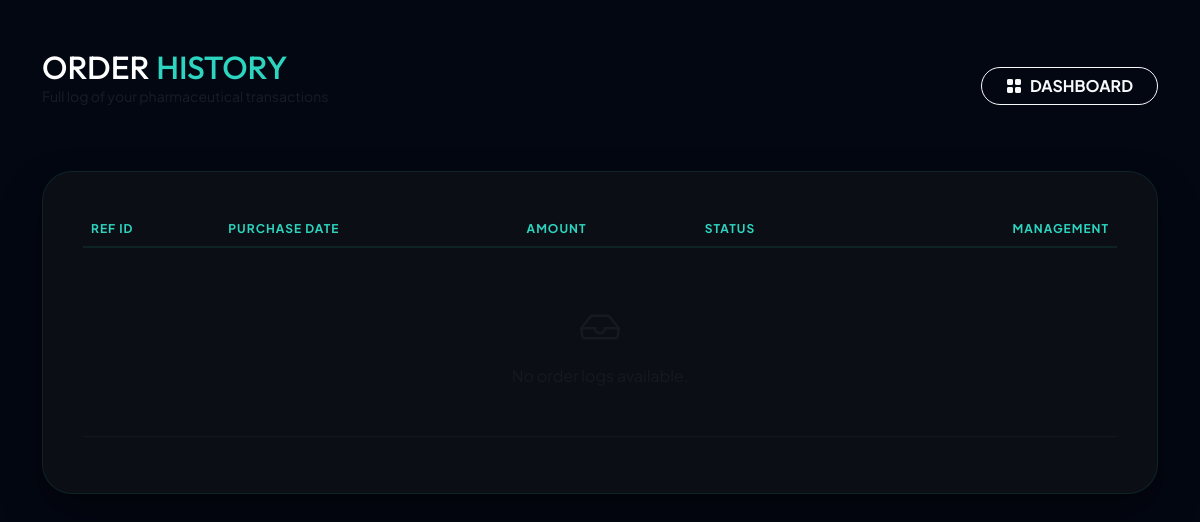
/customer/order_history.php (signed in), run on an earlier commit of the app's database.
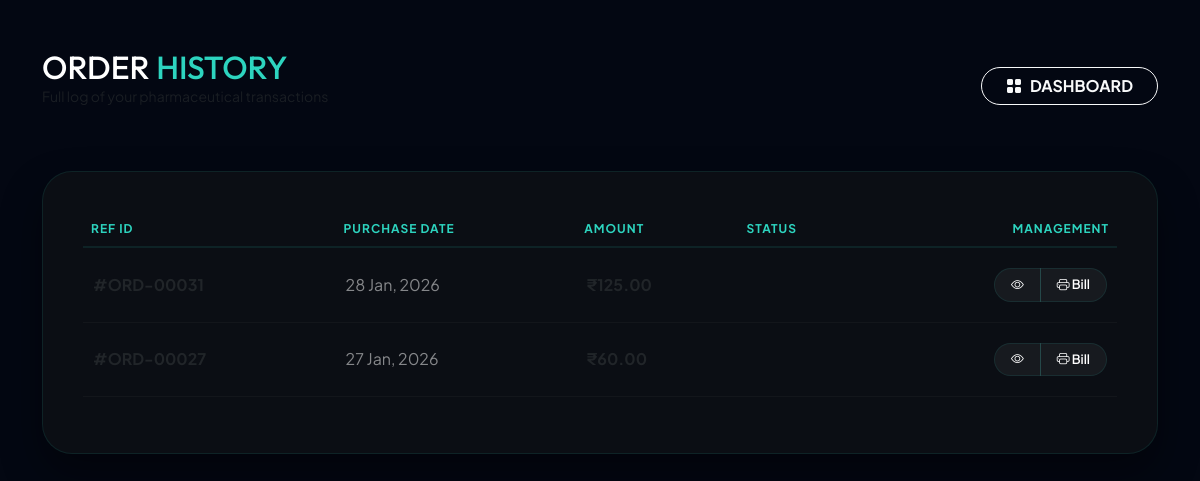
And on a later commit of the database.
### tables this page shows
CREATE TABLE `orders` (
  `id` int(11) NOT NULL,
  `user_id` int(11) DEFAULT NULL,
  `customer_name` varchar(255) DEFAULT NULL,
  `medicine_id` int(11) DEFAULT NULL,
  `total_amount` decimal(10,2) DEFAULT NULL,
  `status` varchar(50) DEFAULT 'Pending',
  `payment_method` varchar(50) DEFAULT NULL,
  `claimed_category` varchar(50) DEFAULT NULL,
  `payment_mode` varchar(50) DEFAULT 'COD',
  `order_date` datetime DEFAULT current_timestamp(),
  `address` text DEFAULT NULL,
  `pincode` varchar(10) DEFAULT NULL,
  `phone` varchar(15) DEFAULT NULL,
  `quantity` int(11) DEFAULT NULL,
  `discount_reason` varchar(100) DEFAULT NULL,
  `discount_status` enum('none','pending','approved','rejected') DEFAULT 'none',
  `discounted_price` decimal(10,2) DEFAULT NULL,
  `subtotal` decimal(10,2) NOT NULL DEFAULT 0.00,
  `discount_amount` decimal(10,2) DEFAULT NULL,
  `discount_label` varchar(50) DEFAULT NULL
);

### customer/order_history.php (the view, shortened to what this page needs)
<?php
include('../config/db_connect.php');
$user_id = $_SESSION['user_id'];
$history_sql = "SELECT * FROM orders WHERE user_id = '$user_id' ORDER BY id DESC";
$history_query = mysqli_query($conn, $history_sql);
?>
<!DOCTYPE html>
<html lang="en">
<head>
    <link href="https://cdn.jsdelivr.net/npm/bootstrap@5.3.0/dist/css/bootstrap.min.css" rel="stylesheet">
    <link rel="stylesheet" href="https://cdn.jsdelivr.net/npm/bootstrap-icons@1.11.0/font/bootstrap-icons.css">
</head>
<body>
<div class="container py-5">
    <div class="d-flex justify-content-between align-items-center mb-5">
        <div>
            <h2 class="fw-900 m-0" style="font-family: 'Outfit';">ORDER <span class="text-cyan" style="color:var(--accent-cyan)">HISTORY</span></h2>
            <p class="text-muted small">Full log of your pharmaceutical transactions</p>
        </div>
        <a href="dashboard.php" class="btn btn-outline-light rounded-pill px-4 fw-bold small">
            <i class="bi bi-grid-fill me-2"></i>DASHBOARD
        </a>
    </div>
    <div class="content-box">
        <div class="table-responsive">
            <table class="table">
                <thead>
                    <tr>
                        <th>Ref ID</th>
                        <th>Purchase Date</th>
                        <th>Amount</th>
                        <th>Status</th>
                        <th class="text-end">Management</th>
                    </tr>
                </thead>
                <tbody>
                    <?php if(mysqli_num_rows($history_query) > 0): ?>
                        <?php while($row = mysqli_fetch_assoc($history_query)):
                            $status = strtolower($row['status'] ?? 'pending');
                            $status_class = "st-$status";
                        ?>
                        <tr>
                            <td class="fw-bold">#ORD-<?php echo str_pad($row['id'], 5, '0', STR_PAD_LEFT); ?></td>
                            <td class="text-white-50"><?php echo date('d M, Y', strtotime($row['order_date'])); ?></td>
                            <td class="fw-bold">₹<?php echo number_format($row['total_amount'], 2); ?></td>
                            <td>
                                <span class="status-pill <?php echo $status_class; ?>">
                                </span>
                            </td>
                            <td class="text-end">
                                <div class="btn-group">
                                    <a href="order_details.php?id=<?php echo $row['id']; ?>" class="btn btn-action rounded-start-pill px-3">
                                        <i class="bi bi-eye"></i>
                                    </a>
                                    <a href="invoice.php?id=<?php echo $row['id']; ?>" class="btn btn-action rounded-end-pill px-3">
                                        <i class="bi bi-printer"></i> Bill
                                    </a>
                                </div>
                            </td>
                        </tr>
                        <?php endwhile; ?>
                    <?php else: ?>
                        <tr>
                            <td colspan="5" class="text-center py-5 opacity-50">
                                <i class="bi bi-inbox fs-1 d-block mb-2"></i>
                            </td>
                        </tr>
                    <?php endif; ?>
                </tbody>
            </table>
        </div>
    </div>
</div>
</body>
</html>

What changed in the data, as far as the page shows it:
added orders: id "00031", order_date "28 Jan, 2026", total_amount "125.00"
added orders: id "00027", order_date "27 Jan, 2026", total_amount "60.00"
